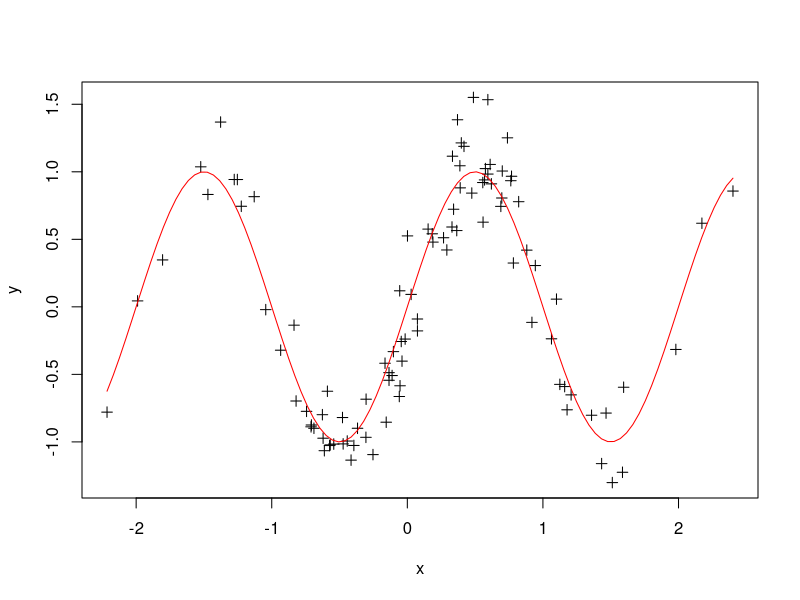
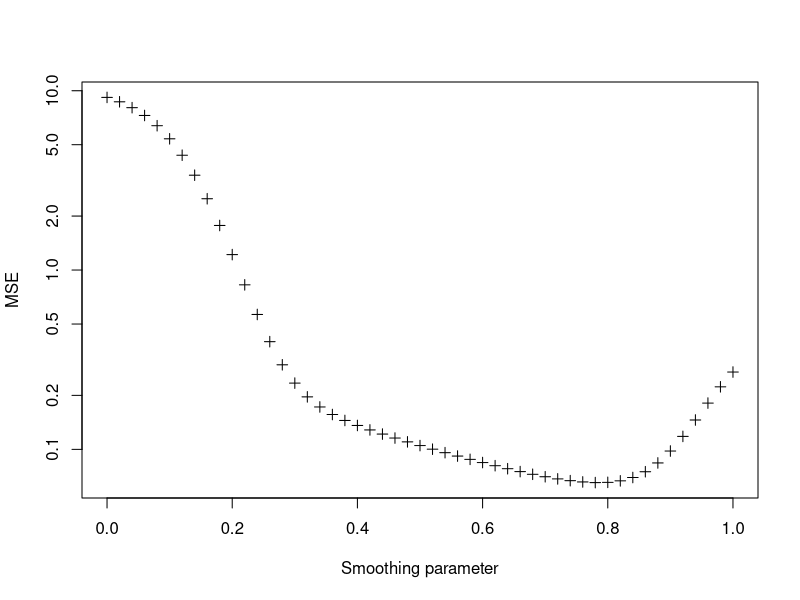
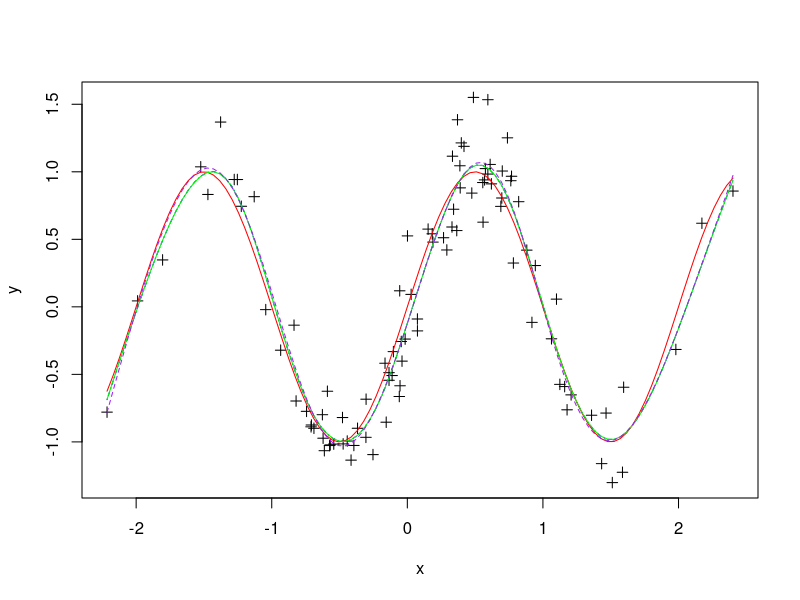

Generate these figures, in order, with R:
# Generate a set of x values
# Sort the x values (this eases later analysis)
set.seed(1)
x <- rnorm(100)
x <- sort(x)

# Generate values of f(x) for some function
f <- function(x)
{
	sin(pi*x)
}

# Generate some residuals
e <- rnorm(100,0,1/4)

# Generate y values which are y=f(x)+e
y <- f(x)+e

# Plot the data
plot(x,y,pch=3)

# Add the "true" curve to the plot
xs<-seq(min(x),max(x),length=101)
points(xs,f(xs),type="l",col="red")

# Open mgcv package and splines package
# Check you have it installed
library(mgcv)

# Set up a vector of values for the tuning parameter
# Set up a vector to store the results
svec <- seq(0,1,length=51)
N<-length(x)
MSEmat <- matrix(NA,51,N)

for (i in 1:51)
{
	for (n in 1:N)
	{
		# Fit smoothing spline with observation n dropped
		fit.sp <- smooth.spline(x[-n],y[-n],spar=svec[i])

		# Least squares criterion (for this fit) for observation n
		MSEmat[i,n] <- (predict(fit.sp,x[n])$y-y[n])^2
	}
}

MSEvec <- apply(MSEmat,1,mean)

plot(svec,MSEvec,xlab="Smoothing parameter",ylab="MSE",log="y",pch=3)

# Let's look at the "best" fit
soptimal <- svec[MSEvec==min(MSEvec)]

# Fit smoothing spline
fit.sp <- smooth.spline(x,y,spar=soptimal)

# Plot the fit
plot(x,y,pch=3)
points(xs,predict(fit.sp,xs)$y,col="blue",type="l",lty=4)

# Add the "true" curve
points(xs,f(xs),type="l",col="red")

# Much easier way...
fit.sp <- smooth.spline(x,y,cv=TRUE)
points(xs,predict(fit.sp,xs)$y,col="green",type="l",lty=1)

# And another way... (but slightly different)
fit.gam <- gam(y~s(x))
points(xs,predict(fit.gam,newdata=list(x=xs)),col="purple",type="l",lty=2)
